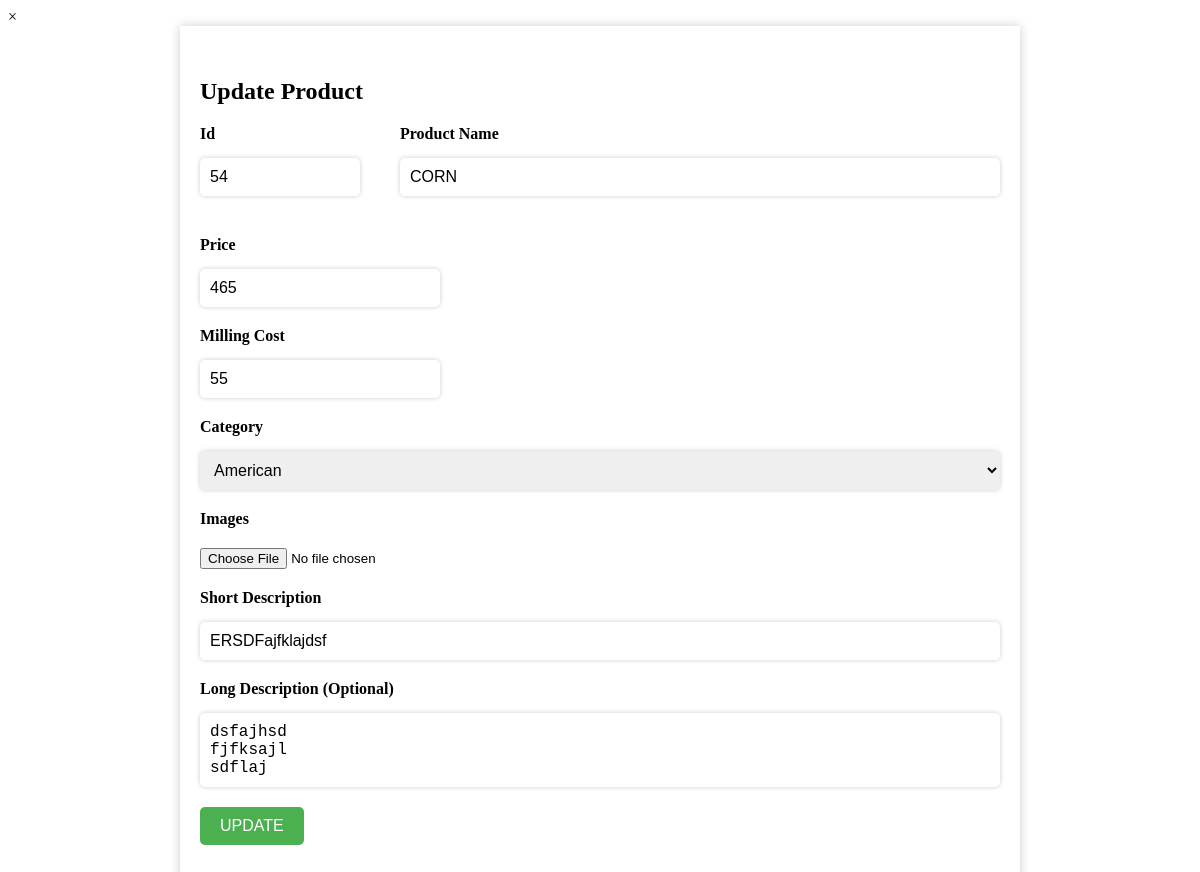
The page /admin/adminPages/updateProduct.php?product_ID=54 on the database its author committed.
### tables this page shows
CREATE TABLE `products` (
  `ID` int(11) NOT NULL,
  `Name` varchar(30) NOT NULL,
  `Category` varchar(20) NOT NULL,
  `Quantity` int(15) NOT NULL,
  `Price` int(11) NOT NULL,
  `milling_price` float NOT NULL,
  `Picture` varchar(300) NOT NULL,
  `Description` mediumtext NOT NULL,
  `long_description` text NOT NULL,
  `Category_ID` int(11) NOT NULL,
  `Creation_time` timestamp NOT NULL DEFAULT current_timestamp(),
  `update_time` timestamp NOT NULL DEFAULT current_timestamp()
);

### admin/adminPages/updateProduct.php (the view, shortened to what this page needs)
<?php
global $DB_Connector;
    $updateId = htmlspecialchars(stripslashes(trim($_GET['product_ID'])));
    $update = "SELECT * FROM products where ID='$updateId'";
    $updaterQuery = mysqli_query($DB_Connector, $update);
    $updater = mysqli_fetch_assoc($updaterQuery);
?>
    <div id="myModal" class="modal">
        <div class="modal-content">
            <span class="close">&times;</span>
            <div class="content-formP">
                <form action="../adFunctions/proUpdateHandler.php" method="post" enctype="multipart/form-data">
                    <h4 class="">Update Product</h4>
                    <div class="form-inlineP">
                        <div class="form-groupP" style="width: 20%;">
                            <label for="id">Id</label>
                            <input type="number" id="id" readonly="readonly" class="form-controlP borderP border-warningP" name="New_id"  value="<?php echo $updater['ID']?>">
                        </div>
                        <div class="form-groupP" style="width: 75%;">
                            <label>Product Name</label>
                            <input type="text" name="New_product_name" value="<?php echo $updater['Name']?>" required>
                        </div>
                    </div>
                    <div class="form-inline" >
                        <div class="form-groupP" style="width: 30%;">
                            <label>Price</label>
                            <input type="number" name="New_product_price" value="<?php echo $updater['Price']?>" required>
                        </div>
                        <div class="form-groupP" style="width: 30%;">
                            <label>Milling Cost</label>
                            <input type="number" name="New_milling_price" value="<?php echo $updater['milling_price']?>" required>
                        </div>
                    </div>
                    <div class="form-inline">
                        <div class="form-groupP">
                            <label>Category</label>
                            <select name="New_product_category" >
                                <option><?php echo $updater['Category']?></option>
                            </select>
                        </div>
                        <div class="form-groupP">
                            <label>Images</label>
                            <input type="file" name="New_file" accept="image/png, image/jpeg, image/jpg"  >
                        </div>
                    </div>
                    <div class="form-groupP">
                        <label>Short Description</label>
                        <input type="text" name="New_product_description" value="<?php echo $updater['Description']?>" required>
                    </div>
                    <div class="form-groupP">
                        <label>Long Description (Optional)</label>
                        <textarea style="resize:none" name="New_plong_description" rows="3"><?php echo $updater['long_description']?></textarea>
                    </div>
                    <div class="form-groupP">
                        <input type="submit" name="update_product" value="UPDATE">
                    </div>
                </form>
            </div>
        </div>
    </div>

### admin/adminPages/updateProduct.php (style rules this page uses)
.content-formP { max-width: 800px; margin: 0 auto; padding: 20px; background-color: #fff; box-shadow: 0 0 10px rgba(0, 0, 0, 0.2); }
h4 { font-size: 24px; font-weight: bold; margin-bottom: 20px; }
.form-inlineP { display: flex; flex-wrap: wrap; justify-content: space-between; margin-bottom: 20px; }
.form-groupP { margin-bottom: 20px; }
label { display: block; font-weight: bold; margin-bottom: 10px; }
input[type="text"], input[type="number"], select, textarea { width: 100%; padding: 10px; border: none; border-radius: 5px; box-shadow: 0 0 5px rgba(0, 0, 0, 0.2); font-size: 16px; margin-top: 5px; }
input[type="file"] { margin-top: 10px; }
input[type="submit"] { background-color: #4CAF50; color: #fff; padding: 10px 20px; border: none; border-radius: 5px; font-size: 16px; cursor: pointer; }

### rows shown on the page
products: New_id "54", New_product_name "CORN", New_product_price "465", New_milling_price "55", New_product_category "American", New_product_description "ERSDFajfklajdsf", New_plong_description "dsfajhsd fjfksajl sdflaj"
